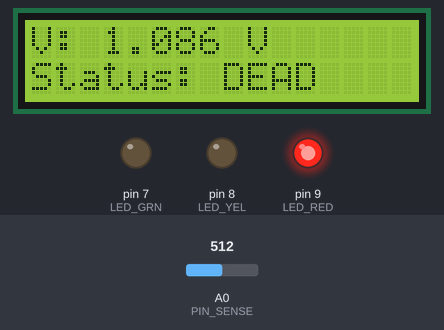
Bench run of a sketch on a simulated Arduino Uno, built with avr-gcc and run on an emulated ATmega328P. Shown: 16×2 character LCD, output pins drawn as LEDs (lit = HIGH). The test bench sets the inputs (shaded band); at power-on: A0 (PIN_SENSE) = 512. What the sketch prints to the serial monitor is not drawn.

Above: at 1.2 s.
1.3 s: A0 (PIN_SENSE) set to 537
At 3.3 s:
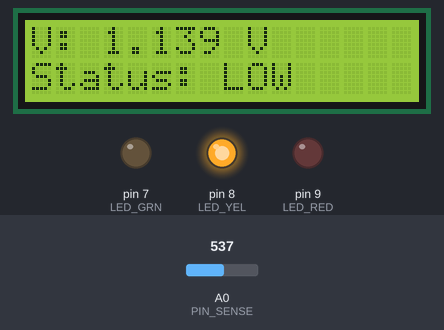
3.6 s: A0 (PIN_SENSE) set to 690
At 5.3 s:
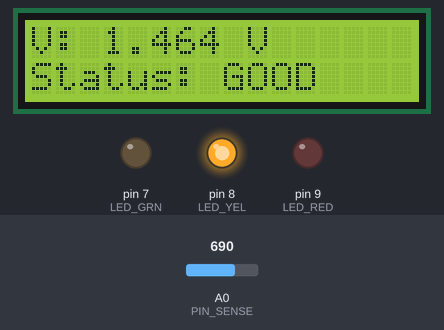
5.6 s: A0 (PIN_SENSE) set to 716
At 7.4 s:
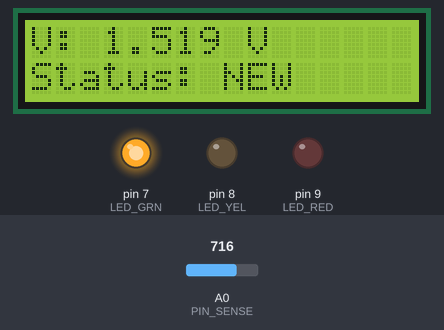
7.7 s: A0 (PIN_SENSE) set to 0
At 9.4 s:
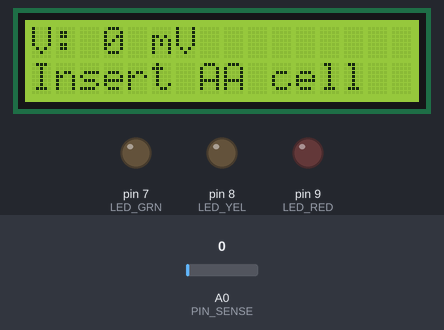
9.7 s: A0 (PIN_SENSE) set to 25
At 11.5 s:
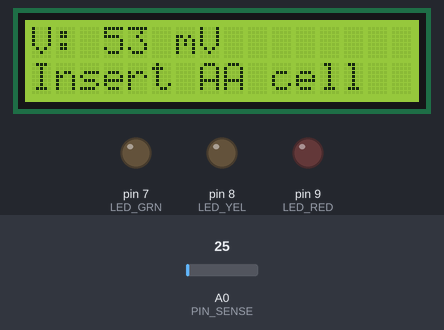
11.8 s: A0 (PIN_SENSE) set to 31
At 13.8 s:
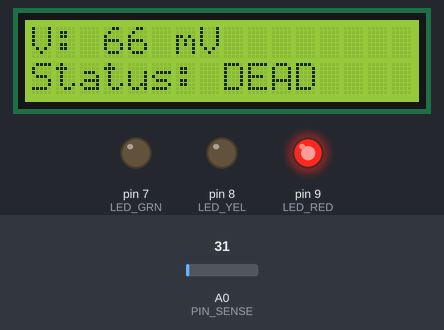
Timing chart, 0 to 14.8 s (numbered marks = the images above; inputs shaded):
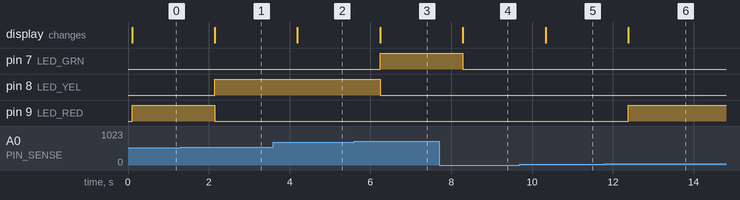

The sketch:

arduino-battery-checker.ino
```cpp
/*
  AA Battery Meter (LCD + LEDs + Serial)
  --------------------------------------
  Hardware (Arduino UNO + Starter Kit, 4-bit parallel LCD):

  LCD (16-pin parallel)
    1 VSS -> GND
    2 VDD -> 5V
    3 VO  -> 10k pot w/ ends to 5V & GND (or tie VO to GND for max contrast)
    4 RS  -> D12
    5 RW  -> GND
    6 E   -> D11
    11 D4 -> D5
    12 D5 -> D4
    13 D6 -> D3
    14 D7 -> D2
    15 A  -> 5V (use 220Ω if too bright)
    16 K  -> GND

  Battery sense divider (AA only)
    Battery + -> 10k -> A0 -> 10k -> GND
    Battery - -> GND  (common ground with Arduino)

  Optional LED “fuel gauge”
    Pin -> 220Ω -> LED anode (+), LED cathode (-) -> GND
    RED  -> D9
    YEL  -> D8
    GRN  -> D7

  Notes
  - Uses INTERNAL ~1.1 V reference for more resolution at low voltages.
  - Calibrate VREF once (see VREF_CAL below) for best absolute accuracy.
  - Presence hysteresis avoids flicker when touching cells to the clips.
*/

#include <LiquidCrystal.h>

// --- LCD wiring (Arduino Starter Kit mapping: RS,E,D4,D5,D6,D7) ---
static const uint8_t LCD_RS = 12;
static const uint8_t LCD_E  = 11;
static const uint8_t LCD_D4 = 5;
static const uint8_t LCD_D5 = 4;
static const uint8_t LCD_D6 = 3;
static const uint8_t LCD_D7 = 2;
LiquidCrystal lcd(LCD_RS, LCD_E, LCD_D4, LCD_D5, LCD_D6, LCD_D7);

// --- Battery sense ---
static const uint8_t PIN_SENSE = A0;   // midpoint of 10k:10k divider

// Calibrate this once to your board (UNO INTERNAL is ~1.1 V but varies ±10%).
// If a known-good meter reads V_true and the sketch displays V_disp:
//   NEW_VREF = OLD_VREF * (V_true / V_disp)
static const float VREF_CAL = 1.085f;  // volts

// Presence hysteresis (BATTERY volts, not A0). Tweak if you like.
static const float BAT_PRESENT_ON  = 0.06f; // becomes present above  60 mV
static const float BAT_PRESENT_OFF = 0.02f; // becomes absent  below  20 mV
static bool batteryPresent = false;

// Status thresholds (BATTERY volts). Keep these consistent everywhere.
static const float V_NEW  = 1.50f; // ≥ 1.50 V  → NEW
static const float V_GOOD = 1.30f; // ≥ 1.30 V  → GOOD
static const float V_LOW  = 1.10f; // ≥ 1.10 V  → LOW
// else < 1.10 V → DEAD

// Optional LED “fuel gauge”
static const bool     USE_LEDS = true;  // set false to disable LEDs
static const uint8_t  LED_RED  = 9;
static const uint8_t  LED_YEL  = 8;
static const uint8_t  LED_GRN  = 7;

// Sampling / printing
static const uint16_t ADC_SAMPLES = 50; // averaging for stable readings
static const uint8_t  LCD_COLS    = 16;

// -------- Helpers --------

// Read battery voltage (in volts) using INTERNAL ref and 2:1 divider.
float readBatteryVolts(uint16_t samples = ADC_SAMPLES) {
  uint32_t acc = 0;
  for (uint16_t i = 0; i < samples; ++i) {
    acc += analogRead(PIN_SENSE);
    delayMicroseconds(250);
  }
  const float avg    = acc / float(samples);
  const float vsense = (avg * VREF_CAL) / 1023.0f; // volts at A0
  return vsense * 2.0f;                             // undo the 2:1 divider
}

// Print exactly 16 characters on an LCD line (pads with spaces).
void lcdPrintPadded(uint8_t row, const char* text) {
  lcd.setCursor(0, row);
  uint8_t i = 0;
  for (; i < LCD_COLS && text[i]; ++i) lcd.print(text[i]);
  for (; i < LCD_COLS;              ++i) lcd.print(' ');
}

// Compose and show two LCD lines (mV below 1.000 V; padded to 16 cols).
void lcdShow(float v, bool present) {
  char line[33];

  // Line 1: Voltage (mV below 1.000 V for readability)
  if (v < 1.0f) {
    const int mv = int(v * 1000.0f + 0.5f);
    snprintf(line, sizeof(line), "V: %d mV", mv);
  } else {
    char vbuf[12];
    dtostrf(v, 0, 3, vbuf); // 3 decimals
    snprintf(line, sizeof(line), "V: %s V", vbuf);
  }
  lcdPrintPadded(0, line);

  // Line 2: Status or prompt
  const char* status = "Insert AA cell";
  if (present) {
    if      (v <  V_LOW)  status = "Status: DEAD";
    else if (v <  V_GOOD) status = "Status: LOW";
    else if (v <  V_NEW)  status = "Status: GOOD";
    else                  status = "Status: NEW";
  }
  lcdPrintPadded(1, status);
}

// LEDs reflect the same thresholds; off when no battery detected.
void ledsForVoltage(float v, bool present) {
  if (!USE_LEDS) return;

  if (!present) {
    digitalWrite(LED_RED, LOW);
    digitalWrite(LED_YEL, LOW);
    digitalWrite(LED_GRN, LOW);
    return;
  }

  bool r=false, y=false, g=false;
  if      (v <  V_LOW)  r = true;       // DEAD
  else if (v <  V_GOOD) y = true;       // LOW
  else if (v <  V_NEW)  y = true;       // GOOD
  else                  g = true;       // NEW

  digitalWrite(LED_RED, r ? HIGH : LOW);
  digitalWrite(LED_YEL, y ? HIGH : LOW);
  digitalWrite(LED_GRN, g ? HIGH : LOW);
}

// -------- Arduino lifecycle --------

void setup() {
  Serial.begin(115200);
  analogReference(INTERNAL);      // AVR UNO/Nano: ~1.1 V internal reference
  delay(10);

  lcd.begin(16, 2);
  lcdPrintPadded(0, "AA Battery Meter");
  lcdPrintPadded(1, "Plug cell...");

  if (USE_LEDS) {
    pinMode(LED_RED, OUTPUT);
    pinMode(LED_YEL, OUTPUT);
    pinMode(LED_GRN, OUTPUT);
    digitalWrite(LED_RED, LOW);
    digitalWrite(LED_YEL, LOW);
    digitalWrite(LED_GRN, LOW);
  }
}

void loop() {
  const float v = readBatteryVolts();

  // Presence update with hysteresis
  if (!batteryPresent && v >= BAT_PRESENT_ON) batteryPresent = true;
  if ( batteryPresent && v <= BAT_PRESENT_OFF) batteryPresent = false;

  // LCD + LEDs
  lcdShow(v, batteryPresent);
  ledsForVoltage(v, batteryPresent);

  // Serial (mirrors LCD thresholds)
  Serial.print(F("Battery: "));
  Serial.print(v, 3);
  Serial.println(F(" V (open-circuit)"));
  if (batteryPresent) {
    if      (v <  V_LOW)  Serial.println(F("Status: DEAD"));
    else if (v <  V_GOOD) Serial.println(F("Status: LOW"));
    else if (v <  V_NEW)  Serial.println(F("Status: GOOD"));
    else                  Serial.println(F("Status: NEW"));
  } else {
    Serial.println(F("Waiting for battery..."));
  }
  Serial.println(F("----"));

  delay(1000);
}
```

Measured:
- the behaviour switches between 518 and 519 on A0 (PIN_SENSE) (found by bisection; images 0 and 1)
- the behaviour switches between 707 and 708 on A0 (PIN_SENSE) (found by bisection; images 2 and 3)
- the behaviour switches between 28 and 29 on A0 (PIN_SENSE) (found by bisection; images 5 and 6)
- after the input at 1.3 s, pin 8 (LED_YEL): LOW → HIGH after 0.85 s; pin 9 (LED_RED): HIGH → LOW after 0.85 s; the display: changes after 0.85 s (image 1)
- after the input at 3.6 s, the display: changes after 0.59 s (image 2)
- after the input at 5.6 s, pin 7 (LED_GRN): LOW → HIGH after 0.64 s; pin 8 (LED_YEL): HIGH → LOW after 0.64 s; the display: changes after 0.64 s (image 3)
- after the input at 7.7 s, pin 7 (LED_GRN): HIGH → LOW after 0.59 s; the display: changes after 0.59 s (image 4)
- after the input at 9.7 s, the display: changes after 0.64 s (image 5)
- after the input at 11.8 s, pin 9 (LED_RED): LOW → HIGH after 0.58 s; the display: changes after 0.58 s (image 6)
